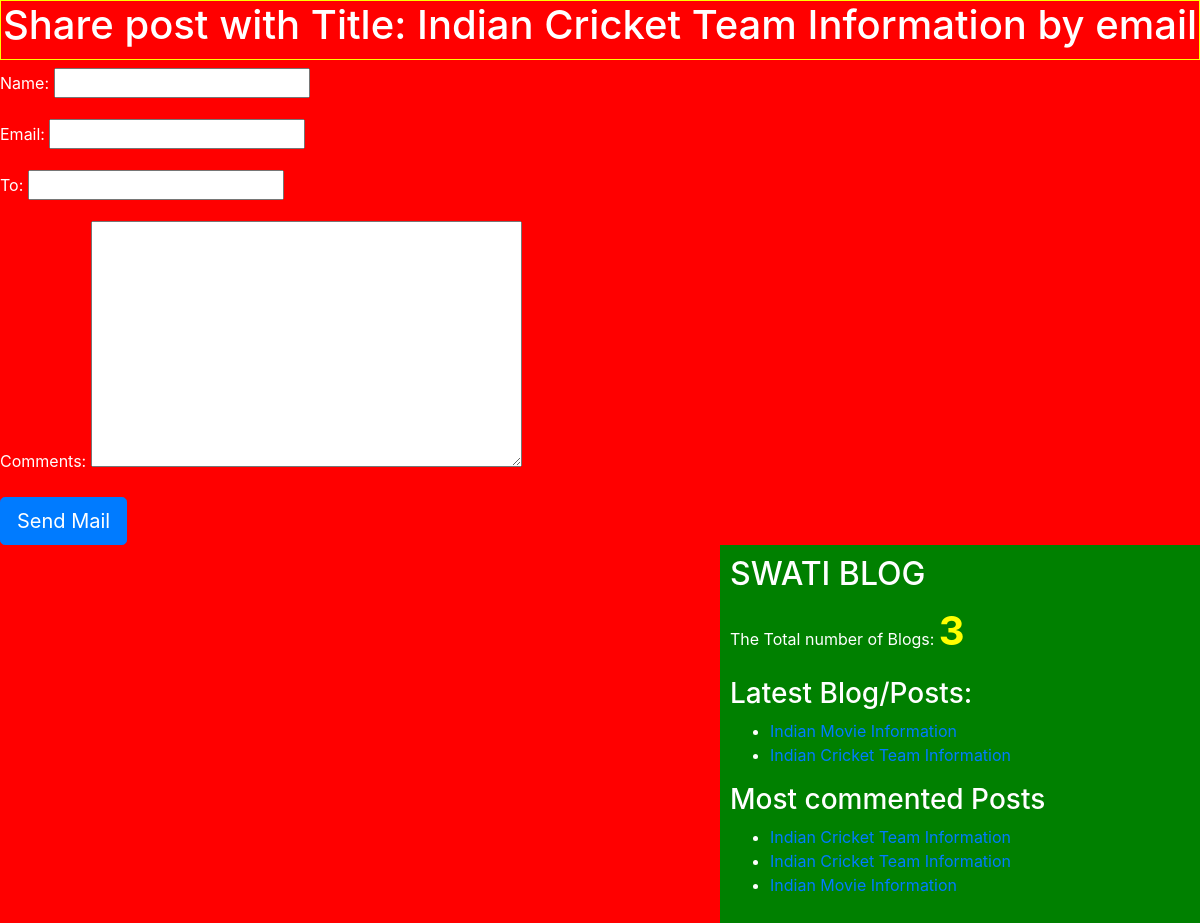
/1/share/, run on the app's committed database.
### blogapp/models.py (models this page shows, shortened)
class Post(models.Model):
	STATUS_CHOICES = (('draft','Draft'),('published','Published'))
	title = models.CharField(max_length=50)
	slug = models.SlugField(max_length=50,unique_for_date='publish')
	author = models.ForeignKey(User, related_name = 'blog_posts',on_delete=models.CASCADE)
	body = models.TextField()
	publish = models.DateTimeField(default=timezone.now)
	created = models.DateTimeField(auto_now_add=True)
	updated = models.DateTimeField(auto_now=True)
	status = models.CharField(max_length=50,choices=STATUS_CHOICES,default='draft')
	objects = CustomManager()
	tags = TaggableManager()
	class Meta:
		ordering = ('-publish',)
	def get_absolute_url(self):
		return reverse('post_detail',args=[self.publish.year,self.publish.strftime('%m'),self.publish.strftime('%d'),self.slug])

### blogapp/views.py (the view)
# urls.py: re_path(r'^(?P<id>\d+)/share/$',views.mail_send_view),
def mail_send_view(request,id):
	post = get_object_or_404(Post,id=id,status='published')
	sent = False
	if request.method == 'POST':
		form = EmailSendForm(request.POST)
		if form.is_valid():
			cd = form.cleaned_data
			subject = '{}({}) recommends you to read"{}" '.format(cd['name'],cd['email'],post.title)
			post_url = request.build_absolute_uri(post.get_absolute_url())
			message = 'Read the Post at :\n {} \n\n {}\'s Comments:\n{}'.format(post_url,cd['name'],cd['comments'])
			send_mail(subject, message, '8swatipatil21.com' , [cd['to']])
			sent = True
	else:
		form = EmailSendForm()
	my_dict={'form':form, 'post':post, 'sent':sent}
	return render(request=request, template_name='blogapp/sharebymail.html',context=my_dict)

### blogapp/forms.py
class EmailSendForm(forms.Form):
	name = forms.CharField()
	email = forms.EmailField()
	to = forms.CharField()
	comments = forms.CharField(required=False,widget=forms.Textarea)

### blogapp/models.py (called while the page is built)
	def get_queryset(self):
		return super().get_queryset().filter(status='published')

### blogapp/templatetags/blog_tags.py (called while the page is built)
@register.simple_tag(name='my_tag')
def total_posts():
	return Post.objects.count()

@register.inclusion_tag('blogapp/latest_posts.html')
def show_latest_posts():
	latest_posts = Post.objects.order_by('-publish')[:2]
	return {'latest_posts':latest_posts}

@register.simple_tag()
def get_most_commented_posts(count=3):
	return Post.objects.annotate(total_comments=Count('comments')).order_by('-total_comments')[:count]

### templates/blogapp/sharebymail.html (shortened to what this page needs)
{% extends "blogapp/base.html" %}
{% block content_block %}
	{% if sent %}
		<h1>Email sent Successfully</h1>
		<h2>Post with title: {{ post.title }} shared by email</h2>
	{% else %}
		<h1>
		    Share post with Title: {{ post.title }} by email
		</h1>
		<form method="POST">
			{{ form.as_p }}
			<input type="submit" name="" class="btn btn-primary btn-lg" value="Send Mail">
		</form>
	{% endif %}
{% endblock content_block %}

### templates/blogapp/base.html (shortened to what this page needs)
<!DOCTYPE html>
{% load static %}
{% load blog_tags %}
<html lang="en" dir="ltr">
<head>
	<link rel="stylesheet" href="https://cdn.jsdelivr.net/npm/bootstrap@4.5.3/dist/css/bootstrap.min.css">
	<link rel="stylesheet" type="text/css" href="{% static "css/blogapp/blog.css" %}">
</head>
<body>
	<div class="content">
		{% block content_block %}
		{% endblock content_block %}
	</div>
	<div class="sidebar">
		<h2>SWATI BLOG</h2>
		<p>The Total number of Blogs: <span id="pcount">  {% my_tag %}  </span> </p>
		<h3>Latest Blog/Posts: </h3>{% show_latest_posts %}
		<h3>Most commented Posts</h3>
		{% get_most_commented_posts as m_c_p%}
		<ul>
			{% for post in m_c_p %}
			<li><a href="{{ post.get_absolute_url }}">{{ post.title }}</a></li>
			{% endfor %}
		</ul>
	</div>
</body>
</html>

### templates/blogapp/latest_posts.html
<ul>
	{% for post in  latest_posts %}
		<li><a href="{{ post.get_absolute_url }}"> {{ post.title }}</a></li>
	{% endfor %}
</ul>

### static/css/blogapp/blog.css (style rules this page uses)
.sidebar { width: 40%; float: right; padding: 10px; background: green; height: 100%; }
h1 { text-align: center; border: 1px solid yellow; padding-bottom: 10px; }
body { color: white; background: red; }
#pcount { font-size: 40px; color: yellow; font-weight: bold; }

### data on the page
Post: title "Indian Cricket Team Information"
Post: title "Indian Movie Information"
Post: title "Indian Cricket Team Information"
